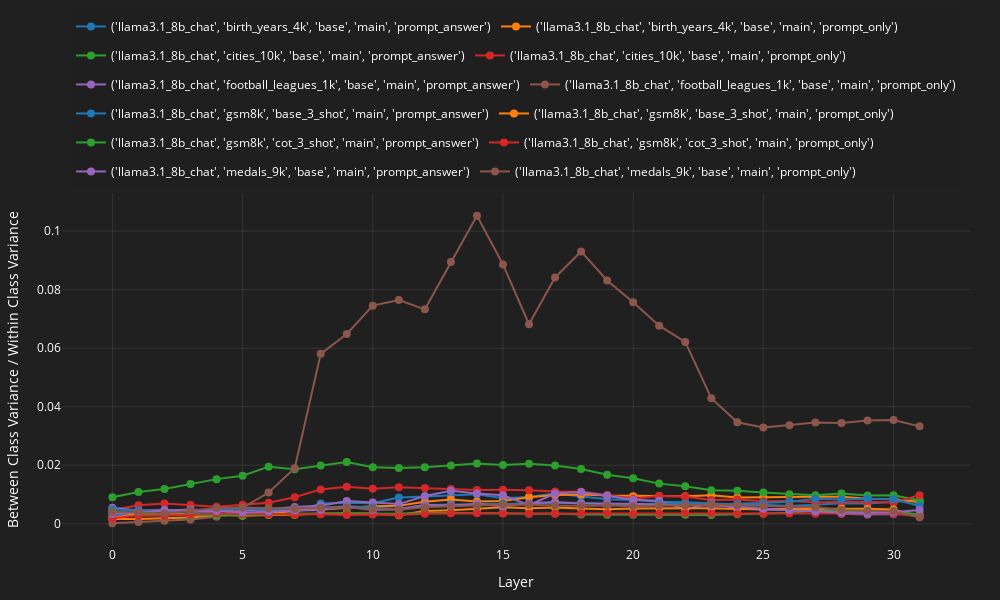

This figure's notebook cell:
### Code cell
plot_interactive_lineplot(
    df_dict={str(k): v.set_index("layer")[["between_over_within_class_variance"]] for k, v in between_over_within_class_variance_df.groupby(["model_id", "dataset_id", "prompt_id", "subset_id", "input_type"])},
    x_label="Layer",
    y_label="Between Class Variance / Within Class Variance",
    save_path=f"./classification_data/figures/res_df_llama31_8B_4_memory_datasets_between_over_within_class_variance{PCA_COMONENTS_LABEL}.html"
)

### Figure 1 — Plotly figure (JSON) as saved in the notebook; plotly's stock layout.template omitted (floating-point values rounded to 4 significant figures)
{"data": [{"legendgroup": "('llama3.1_8b_chat', 'birth_years_4k', 'base', 'main', 'prompt_answer')", "line": {"color": "#1f77b4", "width": 2}, "marker": {"size": 8}, "mode": "lines+markers", "name": "('llama3.1_8b_chat', 'birth_years_4k', 'base', 'main', 'prompt_answer')", "type": "scatter", "x": [0, 1, 2, 3, 4, 5, 6, 7, 8, 9, 10, 11, 12, 13, 14, 15, 16, 17, 18, 19, 20, 21, 22, 23, 24, 25, 26, 27, 28, 29, 30, 31], "y": [0.002816, 0.003098, 0.003309, 0.003607, 0.004226, 0.005118, 0.004606, 0.004055, 0.006941, 0.007196, 0.007048, 0.008978, 0.009293, 0.009624, 0.01011, 0.008731, 0.009117, 0.01031, 0.009427, 0.008372, 0.008138, 0.007521, 0.007362, 0.006898, 0.006604, 0.00648, 0.0061, 0.006528, 0.007043, 0.006963, 0.007462, 0.007993]}, {"legendgroup": "('llama3.1_8b_chat', 'birth_years_4k', 'base', 'main', 'prompt_only')", "line": {"color": "#ff7f0e", "width": 2}, "marker": {"size": 8}, "mode": "lines+markers", "name": "('llama3.1_8b_chat', 'birth_years_4k', 'base', 'main', 'prompt_only')", "type": "scatter", "x": [0, 1, 2, 3, 4, 5, 6, 7, 8, 9, 10, 11, 12, 13, 14, 15, 16, 17, 18, 19, 20, 21, 22, 23, 24, 25, 26, 27, 28, 29, 30, 31], "y": [0.00161, 0.001623, 0.001896, 0.002168, 0.002846, 0.002954, 0.003355, 0.004564, 0.004889, 0.005516, 0.005983, 0.006136, 0.007549, 0.008283, 0.00757, 0.007746, 0.009039, 0.009822, 0.009956, 0.009615, 0.009436, 0.009443, 0.009387, 0.00973, 0.008962, 0.009072, 0.00929, 0.009207, 0.009209, 0.00856, 0.008424, 0.00738]}, {"legendgroup": "('llama3.1_8b_chat', 'cities_10k', 'base', 'main', 'prompt_answer')", "line": {"color": "#2ca02c", "width": 2}, "marker": {"size": 8}, "mode": "lines+markers", "name": "('llama3.1_8b_chat', 'cities_10k', 'base', 'main', 'prompt_answer')", "type": "scatter", "x": [0, 1, 2, 3, 4, 5, 6, 7, 8, 9, 10, 11, 12, 13, 14, 15, 16, 17, 18, 19, 20, 21, 22, 23, 24, 25, 26, 27, 28, 29, 30, 31], "y": [0.009049, 0.01084, 0.0119, 0.01357, 0.01525, 0.01644, 0.01952, 0.01867, 0.01995, 0.02107, 0.01934, 0.01902, 0.01929, 0.01988, 0.02059, 0.02012, 0.02053, 0.01987, 0.01868, 0.01678, 0.01554, 0.01372, 0.0128, 0.01149, 0.01125, 0.01064, 0.01011, 0.009773, 0.01035, 0.009679, 0.009729, 0.007974]}, {"legendgroup": "('llama3.1_8b_chat', 'cities_10k', 'base', 'main', 'prompt_only')", "line": {"color": "#d62728", "width": 2}, "marker": {"size": 8}, "mode": "lines+markers", "name": "('llama3.1_8b_chat', 'cities_10k', 'base', 'main', 'prompt_only')", "type": "scatter", "x": [0, 1, 2, 3, 4, 5, 6, 7, 8, 9, 10, 11, 12, 13, 14, 15, 16, 17, 18, 19, 20, 21, 22, 23, 24, 25, 26, 27, 28, 29, 30, 31], "y": [0.004737, 0.00633, 0.006888, 0.006433, 0.005814, 0.006454, 0.007142, 0.009058, 0.01174, 0.01264, 0.01198, 0.01247, 0.01223, 0.01185, 0.01157, 0.01159, 0.01146, 0.01106, 0.0109, 0.009792, 0.008537, 0.009478, 0.009322, 0.008082, 0.008259, 0.007716, 0.007769, 0.007336, 0.007436, 0.007504, 0.00726, 0.009778]}, {"legendgroup": "('llama3.1_8b_chat', 'football_leagues_1k', 'base', 'main', 'prompt_answer')", "line": {"color": "#9467bd", "width": 2}, "marker": {"size": 8}, "mode": "lines+markers", "name": "('llama3.1_8b_chat', 'football_leagues_1k', 'base', 'main', 'prompt_answer')", "type": "scatter", "x": [0, 1, 2, 3, 4, 5, 6, 7, 8, 9, 10, 11, 12, 13, 14, 15, 16, 17, 18, 19, 20, 21, 22, 23, 24, 25, 26, 27, 28, 29, 30, 31], "y": [0.005483, 0.004506, 0.004679, 0.004408, 0.004164, 0.004501, 0.004922, 0.005707, 0.00612, 0.007769, 0.007277, 0.006716, 0.009463, 0.01131, 0.01032, 0.009729, 0.00638, 0.01035, 0.01087, 0.009582, 0.008212, 0.007824, 0.004848, 0.007124, 0.005181, 0.004813, 0.004679, 0.004251, 0.00342, 0.003157, 0.003364, 0.003168]}, {"legendgroup": "('llama3.1_8b_chat', 'football_leagues_1k', 'base', 'main', 'prompt_only')", "line": {"color": "#8c564b", "width": 2}, "marker": {"size": 8}, "mode": "lines+markers", "name": "('llama3.1_8b_chat', 'football_leagues_1k', 'base', 'main', 'prompt_only')", "type": "scatter", "x": [0, 1, 2, 3, 4, 5, 6, 7, 8, 9, 10, 11, 12, 13, 14, 15, 16, 17, 18, 19, 20, 21, 22, 23, 24, 25, 26, 27, 28, 29, 30, 31], "y": [0.0001359, 0.0005652, 0.000982, 0.001487, 0.002359, 0.005405, 0.01067, 0.01894, 0.05807, 0.06484, 0.07456, 0.07647, 0.07329, 0.0895, 0.1053, 0.08864, 0.06819, 0.08418, 0.09308, 0.08317, 0.07573, 0.0677, 0.06215, 0.04291, 0.03468, 0.03289, 0.0337, 0.03463, 0.03444, 0.0353, 0.03549, 0.03329]}, {"legendgroup": "('llama3.1_8b_chat', 'gsm8k', 'base_3_shot', 'main', 'prompt_answer')", "line": {"color": "#1f77b4", "width": 2}, "marker": {"size": 8}, "mode": "lines+markers", "name": "('llama3.1_8b_chat', 'gsm8k', 'base_3_shot', 'main', 'prompt_answer')", "type": "scatter", "x": [0, 1, 2, 3, 4, 5, 6, 7, 8, 9, 10, 11, 12, 13, 14, 15, 16, 17, 18, 19, 20, 21, 22, 23, 24, 25, 26, 27, 28, 29, 30, 31], "y": [0.004885, 0.0047, 0.004303, 0.004578, 0.004922, 0.005098, 0.004752, 0.005253, 0.005476, 0.00602, 0.005574, 0.00499, 0.006441, 0.006548, 0.006857, 0.006934, 0.006859, 0.007128, 0.007145, 0.006848, 0.00673, 0.006717, 0.006774, 0.006758, 0.006867, 0.007114, 0.007529, 0.00853, 0.008298, 0.008513, 0.008404, 0.00612]}, {"legendgroup": "('llama3.1_8b_chat', 'gsm8k', 'base_3_shot', 'main', 'prompt_only')", "line": {"color": "#ff7f0e", "width": 2}, "marker": {"size": 8}, "mode": "lines+markers", "name": "('llama3.1_8b_chat', 'gsm8k', 'base_3_shot', 'main', 'prompt_only')", "type": "scatter", "x": [0, 1, 2, 3, 4, 5, 6, 7, 8, 9, 10, 11, 12, 13, 14, 15, 16, 17, 18, 19, 20, 21, 22, 23, 24, 25, 26, 27, 28, 29, 30, 31], "y": [0.001927, 0.00344, 0.003254, 0.003146, 0.003335, 0.002749, 0.002949, 0.003036, 0.003545, 0.00364, 0.00349, 0.002908, 0.004362, 0.004605, 0.005058, 0.005621, 0.005284, 0.00557, 0.005251, 0.004985, 0.005176, 0.005341, 0.005314, 0.00533, 0.005039, 0.005015, 0.005082, 0.005153, 0.005085, 0.005131, 0.004854, 0.002389]}, {"legendgroup": "('llama3.1_8b_chat', 'gsm8k', 'cot_3_shot', 'main', 'prompt_answer')", "line": {"color": "#2ca02c", "width": 2}, "marker": {"size": 8}, "mode": "lines+markers", "name": "('llama3.1_8b_chat', 'gsm8k', 'cot_3_shot', 'main', 'prompt_answer')", "type": "scatter", "x": [0, 1, 2, 3, 4, 5, 6, 7, 8, 9, 10, 11, 12, 13, 14, 15, 16, 17, 18, 19, 20, 21, 22, 23, 24, 25, 26, 27, 28, 29, 30, 31], "y": [0.004067, 0.00363, 0.002948, 0.002905, 0.002858, 0.002943, 0.003081, 0.003468, 0.003435, 0.00338, 0.003354, 0.003419, 0.003751, 0.003747, 0.003858, 0.00363, 0.003437, 0.003494, 0.003147, 0.003091, 0.003084, 0.002949, 0.003073, 0.002971, 0.003244, 0.003409, 0.003764, 0.004421, 0.004316, 0.004216, 0.004337, 0.003076]}, {"legendgroup": "('llama3.1_8b_chat', 'gsm8k', 'cot_3_shot', 'main', 'prompt_only')", "line": {"color": "#d62728", "width": 2}, "marker": {"size": 8}, "mode": "lines+markers", "name": "('llama3.1_8b_chat', 'gsm8k', 'cot_3_shot', 'main', 'prompt_only')", "type": "scatter", "x": [0, 1, 2, 3, 4, 5, 6, 7, 8, 9, 10, 11, 12, 13, 14, 15, 16, 17, 18, 19, 20, 21, 22, 23, 24, 25, 26, 27, 28, 29, 30, 31], "y": [0.00191, 0.002849, 0.002742, 0.003169, 0.003517, 0.003312, 0.003199, 0.003242, 0.003272, 0.003025, 0.003144, 0.003049, 0.003431, 0.003588, 0.00363, 0.003471, 0.003394, 0.003388, 0.003497, 0.003514, 0.003359, 0.003403, 0.003569, 0.003465, 0.003402, 0.003458, 0.003519, 0.003396, 0.003473, 0.003606, 0.003463, 0.002507]}, {"legendgroup": "('llama3.1_8b_chat', 'medals_9k', 'base', 'main', 'prompt_answer')", "line": {"color": "#9467bd", "width": 2}, "marker": {"size": 8}, "mode": "lines+markers", "name": "('llama3.1_8b_chat', 'medals_9k', 'base', 'main', 'prompt_answer')", "type": "scatter", "x": [0, 1, 2, 3, 4, 5, 6, 7, 8, 9, 10, 11, 12, 13, 14, 15, 16, 17, 18, 19, 20, 21, 22, 23, 24, 25, 26, 27, 28, 29, 30, 31], "y": [0.003365, 0.003991, 0.004455, 0.004852, 0.004361, 0.003852, 0.004071, 0.00456, 0.004709, 0.005935, 0.0047, 0.004953, 0.006433, 0.006213, 0.006729, 0.005987, 0.00699, 0.007459, 0.00694, 0.006824, 0.006793, 0.006384, 0.006288, 0.006222, 0.005863, 0.005104, 0.004635, 0.004145, 0.003813, 0.003658, 0.003968, 0.004737]}, {"legendgroup": "('llama3.1_8b_chat', 'medals_9k', 'base', 'main', 'prompt_only')", "line": {"color": "#8c564b", "width": 2}, "marker": {"size": 8}, "mode": "lines+markers", "name": "('llama3.1_8b_chat', 'medals_9k', 'base', 'main', 'prompt_only')", "type": "scatter", "x": [0, 1, 2, 3, 4, 5, 6, 7, 8, 9, 10, 11, 12, 13, 14, 15, 16, 17, 18, 19, 20, 21, 22, 23, 24, 25, 26, 27, 28, 29, 30, 31], "y": [0.003962, 0.003902, 0.003527, 0.004488, 0.005369, 0.005514, 0.00534, 0.005167, 0.005428, 0.005569, 0.00504, 0.004823, 0.005637, 0.005874, 0.006078, 0.00654, 0.006522, 0.006213, 0.006175, 0.006226, 0.005972, 0.006149, 0.006299, 0.006609, 0.006328, 0.00611, 0.006093, 0.005651, 0.004681, 0.004554, 0.004299, 0.002251]}], "layout": {"font": {"color": "white"}, "height": 600, "legend": {"bgcolor": "rgba(32, 32, 32, 0.8)", "orientation": "h", "x": 0.5, "xanchor": "center", "y": 1.02, "yanchor": "bottom"}, "margin": {"b": 50, "l": 50, "r": 30, "t": 100}, "paper_bgcolor": "rgba(32, 32, 32, 1)", "plot_bgcolor": "rgba(32, 32, 32, 1)", "showlegend": true, "title": {}, "width": 1000, "xaxis": {"gridcolor": "rgba(128, 128, 128, 0.2)", "title": {"text": "Layer"}, "zeroline": false}, "yaxis": {"gridcolor": "rgba(128, 128, 128, 0.2)", "title": {"text": "Between Class Variance / Within Class Variance"}, "zeroline": false}}}
